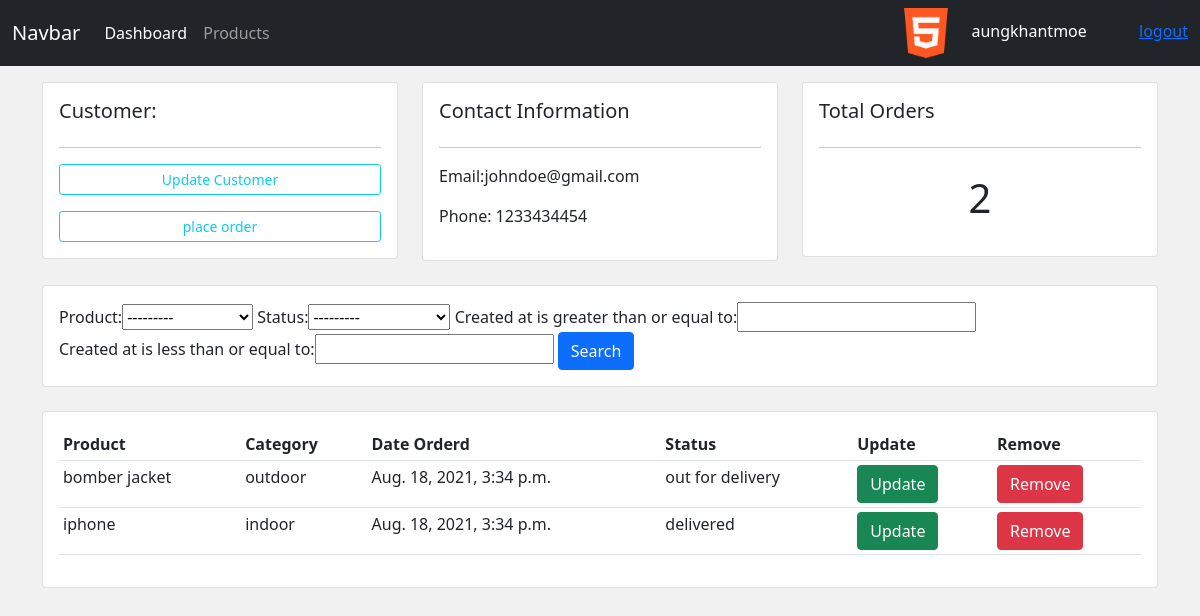
The app's page /customers/1 (signed in) with its own data.
### accounts/models.py (models this page shows, shortened)
class Customer(models.Model):
    user=models.OneToOneField(User,on_delete=models.CASCADE,null=True)
    profile_pic=models.ImageField(null=True,blank=True,upload_to='static/profiles')
    email=models.CharField(max_length=200,null=True)
    phone=models.CharField(max_length=200,null=True)
    created_at=models.DateTimeField(auto_now_add=True)

class Order(models.Model):
    status=(
        ('pending','Pending'),
        ('out for delivery','Out for Delivery'),
        ('delivered','Delievered')
    )
    customer=models.ForeignKey(Customer,null=True,on_delete=models.SET_NULL)
    product=models.ForeignKey(Product,null=True,on_delete=models.SET_NULL)
    created_at=models.DateTimeField(auto_now_add=True)
    status=models.CharField(max_length=200,null=True,choices=status)

class Product(models.Model):
    category=(
        ('indoor','In Door'),
        ('outdoor','Out Door')
    )
    name=models.CharField(max_length=200,null=True)
    price=models.FloatField(null=True)
    category=models.CharField(max_length=200,null=True,choices=category)
    description=models.CharField(max_length=200,null=True,blank=True)
    created_at=models.DateTimeField(auto_now_add=True)
    tags=models.ManyToManyField(Tag)
    def __str__(self):
        return self.name

### accounts/decorators.py (the view)
        def wrapper(request,*args, **kwargs):#argument and keyword argument
            if request.user.groups.first().name in roles:
                return view_fun(request,*args, **kwargs)#orderCreate
            else:
                return HttpResponse('you are not authorized')

### accounts/views.py (called while the page is built)
@login_required(login_url='/login')
@allowed_roles(roles=['admin'])
def customers(request,id):
    customers=Customer.objects.get(id=id)
    orders=customers.order_set.all()
    order_count=orders.count()
    filterObj=OrderFilter(request.GET,queryset=orders)
    orders=filterObj.qs
    return render(request,'accounts/customers.html',{
        'customers':customers,
        'orders':orders,
        'order_counts':order_count,
        'filterObj':filterObj
    })

### accounts/templates/accounts/customers.html
{% extends 'accounts/master.html' %}
{% block content %}
    <div class="row">
	<div class="col-md">
		<div class="card card-body">
			<h5>Customer:</h5>
			<hr>
			<a class="btn btn-outline-info  btn-sm btn-block" href="">Update Customer</a>
			<a class="btn btn-outline-info mt-3  btn-sm btn-block" href="{% url "order.create" customers.id %}">place order</a>
		</div>
	</div>
	<div class="col-md">
		<div class="card card-body">
			<h5>Contact Information</h5>
			<hr>
			<p>Email:{{customers.email}} </p>
			<p>Phone: {{customers.phone}}</p>
		</div>
	</div>
	<div class="col-md">
		<div class="card card-body">
			<h5>Total Orders</h5>
			<hr>
			<h1 style="text-align: center;padding: 10px">{{order_counts}}</h1>
		</div>
	</div>
</div>
<br>
<div class="row">
	<div class="col">
		<div class="card card-body">
			<form method="get">
				{{filterObj.form}}
		    <button class="btn btn-primary" type="submit">Search</button>
		  </form>
		</div>
	</div>
</div>
<br>
<div class="row">
	<div class="col-md">
		<div class="card card-body">
			<table class="table table-sm">
				<tr>
					<th>Product</th>
					<th>Category</th>
					<th>Date Orderd</th>
					<th>Status</th>
					<th>Update</th>
					<th>Remove</th>
				</tr>
				{% for order in orders  %}
					<tr>
						<td>{{order.product.name}}</td>
						<td>{{order.product.category}}</td>
						<td>{{order.created_at}}</td>
						<td>{{order.status}}</td>
						<td><a href="{%url 'order.update' order.id%}" class="btn btn-success">Update</a></td>
						<td><a href="{%url 'order.delete' order.id%}" class="btn btn-danger">Remove</a><t/td>
					</tr>
				{% endfor %}
			</table>
		</div>
	</div>
</div>
{% endblock content %}

### accounts/templates/accounts/components/navbar.html (shortened to what this page needs)
<nav class="navbar navbar-expand-lg navbar-dark bg-dark">
    <div class="container-fluid">
        <a class="navbar-brand" href="#">Navbar</a>
        {% if request.user.is_authenticated %}
        <div class="collapse navbar-collapse" id="navbarNav">
        <ul class="navbar-nav">
            <li class="nav-item">
                <a class="nav-link active" aria-current="page" href={% url 'dashboard' %}>Dashboard</a>
            </li>
            <li class="nav-item">
                <a class="nav-link" href= {% url 'products' %} >Products</a>
            </li>
        </ul>
        </div>
        {% endif %}
        {% if request.user.is_authenticated %}
            <div class="text-white">
                <img src="{{request.user.customer.profile_pic}}" width="50px" height="50px" style="border-radius=50%" class="me-3" >
                <span class="me-5">{{request.user.username}}</span>
                <a href="{% url 'userlogout'%}">logout</a>
            </div>
        {% else %}
            <div class="text-white me-5">
                <a href="{% url 'userlogin'%}" class="me-3">Login</a>
                <a href="{% url 'register' %}">Register</a>
            </div>
        {% endif %}
        </div>
</nav>

### accounts/static/accounts/css/style.css (style rules this page uses)
body { background-color:#f1f1f1; }

### records on screen
Customer: email "johndoe@gmail.com", phone "1233434454"
Order: product.name "bomber jacket", product.category "outdoor", created_at "Aug. 18, 2021, 3:34 p.m.", status "out for delivery"
Order: product.name "iphone", product.category "indoor", created_at "Aug. 18, 2021, 3:34 p.m.", status "delivered"

### other values on screen
{{ request.user.username }} "aungkhantmoe"
{{ order_counts }} "2"
